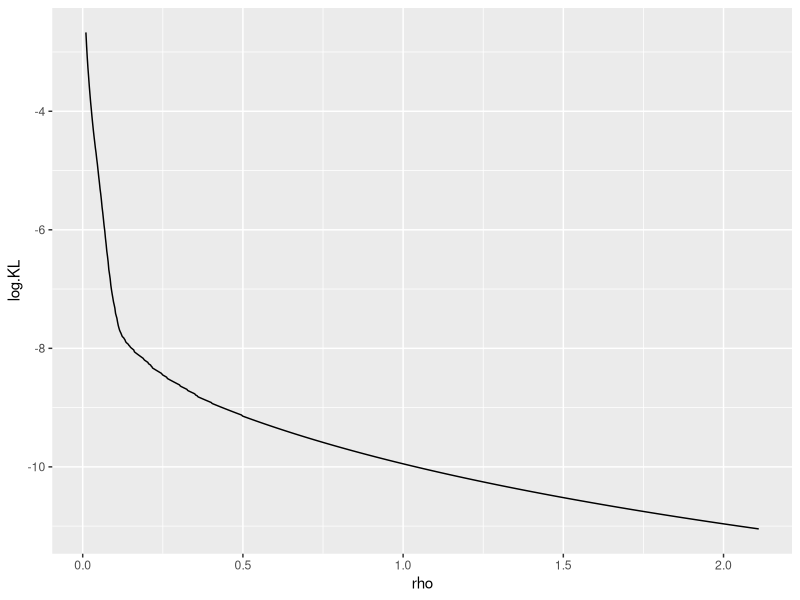
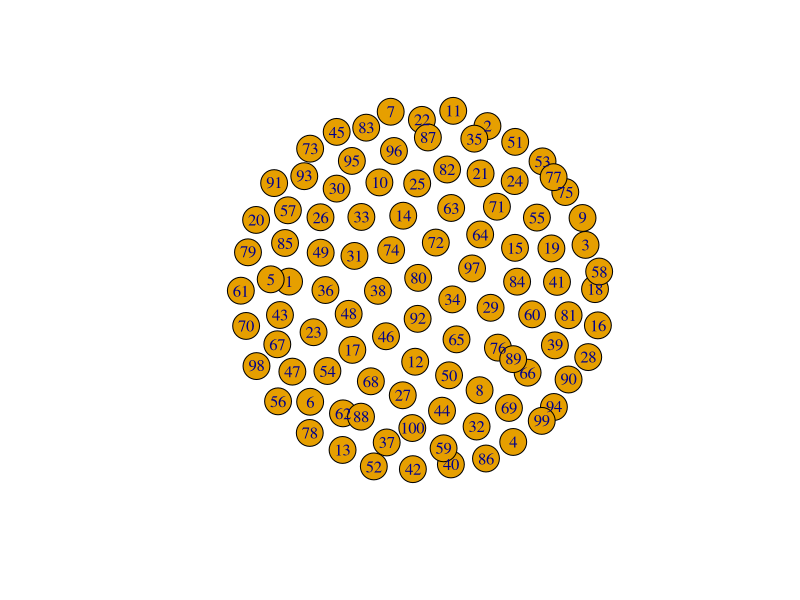

Reproduce these figures in R, in order.
library("glasso")
library("ggplot2")
library("igraph")
library("MASS")

## Input x: cov matrix, rho: penalty term
## Output: Graphical model
glasso.with.rho <- function(x, rho){
  glasso.result <- glasso(x, rho)
  adjacency <- abs(glasso.result$wi) > 1e-4
  diag(adjacency) <- 0
  adjacency.plot <- graph.adjacency(adjacency, mode = "undirected")
  plot(adjacency.plot)
  glasso.result
}


## Compute KL distance between two adjacency matrix
compKLadj <- function(m0, m1, m1i){
  trace.m1inv_m0 <- sum(diag(m1i %*% m0))
  d <- ncol(m0)
  KL <- log(1/2 * (log(det(m1)/det(m0)) + trace.m1inv_m0 - d))
  KL
}


## Generate a set of rho which give different graphical models
compGLASSO.without.rho <- function(x){
  rho.Max <- 2*max(x)
  rho.list <- seq(0.01, rho.Max, length=1001)
  KLlist <- rep(0, 1000)
  glasso.result <- glasso(x, 0.01)
  m0 <- glasso.result$wi
  for (i in 1:1000) {
    glasso.result <- glasso(x, rho.list[i+1])
    m1 <- glasso.result$wi
    m1i <- glasso.result$w
    KLlist[i] <- compKLadj(m0,m1,m1i)
    m0 <- m1
  }
  KL.data <- data.frame(rho = rho.list[1:(length(KLlist))], log.KL = KLlist)
  KL.plot <- ggplot(KL.data, aes(x = rho, y = log.KL)) + geom_line()
  KL.plot
}


# covariance matrix is known
# knowing (1,3), (2,4) are not connected

Prec <- matrix(0, ncol = 100, nrow = 100)
for(i in sample(1:99, 20)){
  j <- sample((i+1):100,1)
  Prec[i,j] <- runif(1)
  Prec[j,i] <- Prec[i,j]
}

diag(Prec) <- 2

C <- solve(Prec)
data <- mvrnorm(n = 200, mu = rnorm(100, 0, 1), C)

s <- cov(data)

compGLASSO.without.rho(s)

glasso.with.rho(s, 0.2)$wi

adjacency <- abs(glasso(s, 0.1)$wi) > 1e-4
diag(adjacency) <- F

which(adjacency)

PP<-Prec
AA <- matrix(0, ncol = 100, nrow = 100)
AA[which(PP != 0)] <- 1
diag(AA) <- 0

intersect(which(adjacency), which(AA != 0))

length(intersect(which(adjacency), which(AA != 0)))
